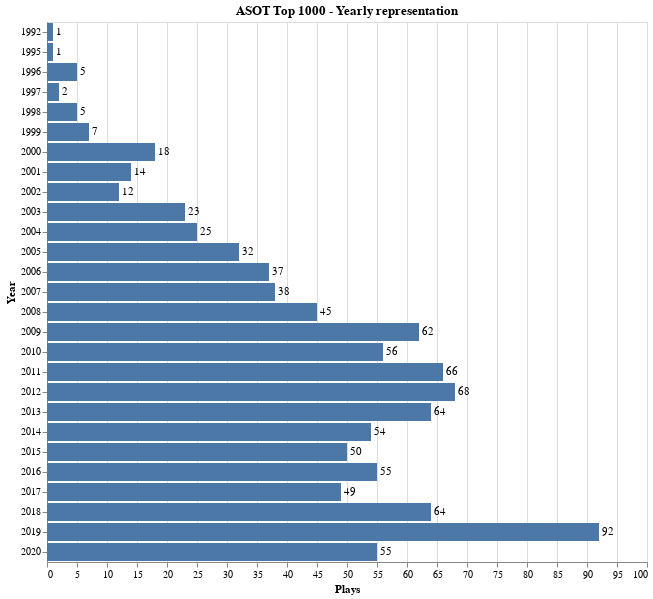

Notebook cell for this chart:
### Markdown cell above
Might be better to see it sorted by year:

### Code cell
source = pd.DataFrame.from_dict(top_years)

bars = alt.Chart(source).mark_bar().encode(
    x=alt.X('1:Q', title='Plays'),
    y=alt.Y('0:N', title='Year')
).properties(
    title="ASOT Top 1000 - Yearly representation",
    width=600
)

text = bars.mark_text(
    align='left',
    baseline='middle',
    dx=3  # Nudges text to right so it doesn't appear on top of the bar
).encode(
    text='1:Q'
)

bars + text

### Figure 1 — Vega-Lite specification as saved in the notebook (floating-point values rounded to 4 significant figures)
{"config": {"view": {"continuousWidth": 400, "continuousHeight": 300}}, "layer": [{"mark": "bar", "encoding": {"x": {"type": "quantitative", "field": "1", "title": "Plays"}, "y": {"type": "nominal", "field": "0", "title": "Year"}}, "title": "ASOT Top 1000 - Yearly representation", "width": 600}, {"mark": {"type": "text", "align": "left", "baseline": "middle", "dx": 3}, "encoding": {"text": {"type": "quantitative", "field": "1"}, "x": {"type": "quantitative", "field": "1", "title": "Plays"}, "y": {"type": "nominal", "field": "0", "title": "Year"}}, "title": "ASOT Top 1000 - Yearly representation", "width": 600}], "data": {"name": "data-c4d9160895a1fd90761cbcfd32cb43eb"}, "$schema": "https://vega.github.io/schema/vega-lite/v4.8.1.json", "datasets": {"data-c4d9160895a1fd90761cbcfd32cb43eb": [{"0": "1992", "1": 1}, {"0": "1995", "1": 1}, {"0": "1997", "1": 2}, {"0": "1996", "1": 5}, {"0": "1998", "1": 5}, {"0": "1999", "1": 7}, {"0": "2002", "1": 12}, {"0": "2001", "1": 14}, {"0": "2000", "1": 18}, {"0": "2003", "1": 23}, {"0": "2004", "1": 25}, {"0": "2005", "1": 32}, {"0": "2006", "1": 37}, {"0": "2007", "1": 38}, {"0": "2008", "1": 45}, {"0": "2017", "1": 49}, {"0": "2015", "1": 50}, {"0": "2014", "1": 54}, {"0": "2020", "1": 55}, {"0": "2016", "1": 55}, {"0": "2010", "1": 56}, {"0": "2009", "1": 62}, {"0": "2013", "1": 64}, {"0": "2018", "1": 64}, {"0": "2011", "1": 66}, {"0": "2012", "1": 68}, {"0": "2019", "1": 92}]}}
